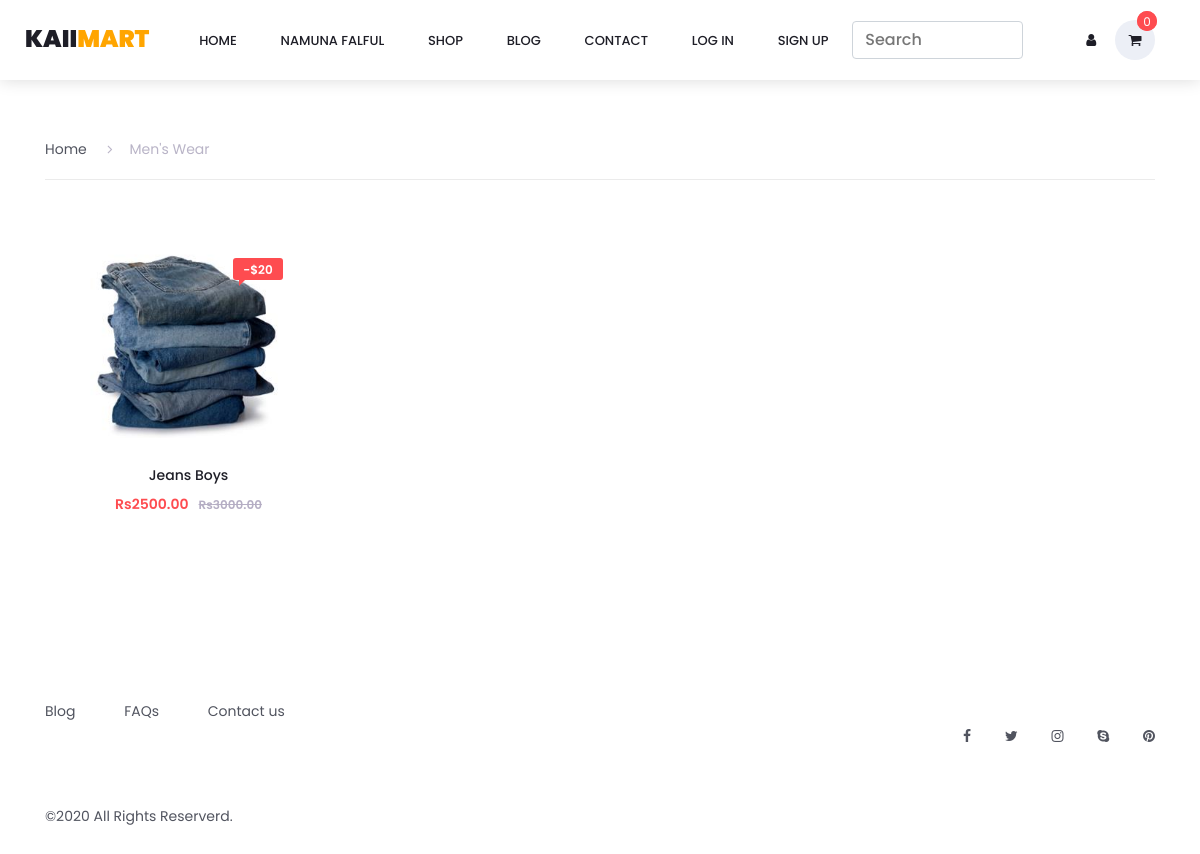
/product/catproduct/1, run on the app's committed database.
### product/models.py (models this page shows, shortened)
class Product(models.Model):
    category = models.ForeignKey(Category, on_delete=models.SET_NULL, null=True)
    title = models.CharField(max_length= 100)
    price = models.DecimalField(decimal_places=2, max_digits=9, default=0.00)
    size = models.CharField(choices=SIZE_CHOICES, max_length=11, default='Select Size', blank=True, null=True)
    color = models.CharField(max_length=30, null=True, blank=True)
    description = models.TextField()
    image = models.ImageField(upload_to=get_image_path, blank=True,  null=True)
    video = EmbedVideoField(blank=True)
    discount_price = models.DecimalField(decimal_places=2, max_digits=8, default=0.00)
    available = models.CharField(choices=AVAILABLE_CHOICES, max_length=20, default='Select Option', null=True, blank=True)
    date_created = models.DateTimeField(auto_now_add=True)
    date_updated = models.DateTimeField(auto_now=True)
    slug = models.SlugField(max_length=100, unique=True)
    is_namuna_falful = models .BooleanField(default=False)
    supplier = models.ForeignKey(USER, on_delete=models.SET_NULL, null=True)
    season_choice = models.CharField(choices=SEASON_CHOICES, max_length=10, default='any')
    tags = models.ManyToManyField(Tag, blank=True, related_name='products')
    @property
    def price_after_discount(self):
        x = self.price - self.discount_price
        return x
    @property
    def imageURL(self):
        try:
            url = self.image.url
        except:
            url = ''
        return url

class Category(MPTTModel):
    parent = TreeForeignKey('self', on_delete=models.CASCADE, related_name='children', blank=True, null=True)
    title = models.CharField(max_length=100)
    slug = models.SlugField(null=False, unique=True)
    image = models.ImageField(upload_to=get_catimage_path, blank=True, null=True)
    date_created = models.DateTimeField(auto_now_add=True)
    date_updated = models.DateTimeField(auto_now=True)
    class MPTTMeta:
        order_insertion_by = ['title']
    def __str__(self):
        full_path = [self.title]
        k = self.parent
        while k is not None:
            full_path.append(k.title)
            k = k.parent
        return ' / '.join(full_path[::-1])

### product/views.py (the view)
# urls.py: path('catproduct/<str:pk>', CategoryProductView.as_view(), name='cat-product'),
class CategoryProductView(ListView):
    model = Category
    template_name = 'product/category_wise_product.html'
    def get_context_data(self, **kwargs):
        context = super().get_context_data(**kwargs)
        category = self.kwargs['pk']
        qs = Product.objects.filter(category=category)
        context['product'] = qs
        return context

### templates/product/category_wise_product.html (shortened to what this page needs)
{% extends 'base.html' %}
{% load static %}
{% load custom_tags %}
{% block css %}
<link rel="stylesheet" type="text/css" href="{% static 'coloshop/plugins/jquery-ui-1.12.1.custom/jquery-ui.css' %}">
<link rel="stylesheet" type="text/css" href="{% static 'coloshop/styles/categories_styles.css' %}">
<link rel="stylesheet" type="text/css" href="{% static 'coloshop/styles/categories_responsive.css' %}">
{% endblock %}
{% block main %}
    <div class="container product_section_container">
      <div class="row">
        <div class="col product_section clearfix">
          <div class="breadcrumbs d-flex flex-row align-items-center" style="margin-top: -30px;">
            <ul>
              <li><a href="{% url 'home' %}">Home</a></li>
              <li class="active"><a href=""><i class="fa fa-angle-right" aria-hidden="true"></i>{{product.first.category}}</a></li>
            </ul>
          </div>
          <div class="main_content">
            <div class="products_iso">
              <div class="row">
                <div class="col">
                  <div class="product-grid">
                    {% for item in product %}
                    <div class="product-item mb-5">
                      <div class="product discount product_filter">
                        <div class="product_image">
                          <img src="{{item.imageURL}}" alt="">
                        </div>
                        <div class="product_bubble product_bubble_right product_bubble_red d-flex flex-column align-items-center"><span>-$20</span></div>
                        <div class="product_info">
                          <h6 class="product_name"><a href="{% url 'product:detail' item.id %}">{{item.title}}</a></h6>
                          <div class="product_price">Rs{{item.price_after_discount}}<span>Rs{{item.price}}</span></div>
                        </div>
                      </div>
                    </div>
                    {% endfor %}
                  </div>
                </div>
              </div>
            </div>
          </div>
        </div>
      </div>
    </div>
{% endblock %}

### static/coloshop/styles/main_styles.css (style rules this page uses)
* { margin: 0; padding: 0; }
body { font-family: 'Poppins', sans-serif; font-size: 14px; line-height: 23px; font-weight: 400; background: #FFFFFF; color: #1e1e27; }
div { display: block; position: relative; -webkit-box-sizing: border-box; -moz-box-sizing: border-box; box-sizing: border-box; }
ul { list-style: none; margin-bottom: 0px; }
a, a:hover, a:visited, a:active, a:link { text-decoration: none; -webkit-font-smoothing: antialiased; -webkit-text-shadow: rgba(0,0,0,.01) 0 0 1px; text-shadow: rgba(0,0,0,.01) 0 0 1px; }
h6 { font-size: 14px; }
h1, h2, h3, h4, h5, h6 { color: #282828; -webkit-font-smoothing: antialiased; -webkit-text-shadow: rgba(0,0,0,.01) 0 0 1px; text-shadow: rgba(0,0,0,.01) 0 0 1px; }
.clearfix::before, .clearfix::after { content: ""; display: table; }
.clearfix::after { clear: both; }
.clearfix { zoom: 1; }
.product-grid { width: 100%; margin-top: 57px; }
.product-item { width: 20%; height: 380px; cursor: pointer; }
.product-item::after { display: block; position: absolute; top: 0; left: -1px; width: calc(100% + 1px); height: 100%; pointer-events: none; content: ''; border: solid 2px rgba(235,235,235,0); border-radius: 3px; -webkit-transition: all 0.3s ease; -moz-transition: all 0.3s ease; -ms-transition: all 0.3s ease; -o-transition: all 0.3s ease; transition: all 0.3s ease; }
.product { width: 100%; height: 340px; border-right: solid 1px #e9e9e9; }
.product_image { width: 100%; }
.product_image img { width: 100%; }
.product_info { text-align: center; padding-left: 10px; padding-right: 10px; }
.product_name { margin-top: 27px; }
.product_name a { color: #1e1e27; line-height: 20px; }
.discount .product_info .product_price { font-size: 14px; }
.product_price { font-size: 16px; color: #fe4c50; font-weight: 600; }
.product_price span { font-size: 12px; margin-left: 10px; color: #b5aec4; text-decoration: line-through; }
.product_bubble { position: absolute; top: 15px; width: 50px; height: 22px; border-radius: 3px; text-transform: uppercase; }
.product_bubble span { font-size: 12px; font-weight: 600; color: #FFFFFF; }
.product_bubble_right::after { content: ' '; position: absolute; width: 0; height: 0; left: 6px; right: auto; top: auto; bottom: -6px; border: 6px solid; }
.product_bubble_red::after { border-color: transparent transparent transparent #fe4c50; }
.product_bubble_red { background: #fe4c50; }
.product_bubble_right { right: 15px; }

### static/coloshop/styles/categories_styles.css (style rules this page uses)
.breadcrumbs { width: 100%; height: 60px; border-bottom: solid 1px #ebebeb; margin-bottom: 58px; }
.breadcrumbs ul li { display: inline-block; margin-right: 17px; }
.breadcrumbs ul li.active a { color: #b9b4c7; }
.breadcrumbs ul li i { margin-right: 17px; }
.breadcrumbs ul li a { color: #51545f; }
.product_section_container { margin-top: 150px; }
.main_content { float: left; width: calc(100% - 200px); padding-left: 34px; }
.product-grid { width: 100%; margin-top: 5px; }
.product-item { width: 25%; height: 380px; cursor: pointer; }
.product-item::after { display: block; position: absolute; top: 0; left: -1px; width: calc(100% + 1px); height: 100%; pointer-events: none; content: ''; border: solid 2px rgba(235,235,235,0); border-radius: 3px; -webkit-transition: all 0.3s ease; -moz-transition: all 0.3s ease; -ms-transition: all 0.3s ease; -o-transition: all 0.3s ease; transition: all 0.3s ease; }
.product { width: 100%; height: 340px; border-right: solid 1px #e9e9e9; }
.product_image { width: 100%; }
.product_info { text-align: center; padding-left: 10px; padding-right: 10px; }
.product_name { margin-top: 27px; }
.product_name a { color: #1e1e27; line-height: 20px; }
.discount .product_info .product_price { font-size: 14px; }
.product_price { font-size: 16px; color: #fe4c50; font-weight: 600; }
.product_price span { font-size: 12px; margin-left: 10px; color: #b5aec4; text-decoration: line-through; }
.product_bubble { position: absolute; top: 15px; width: 50px; height: 22px; border-radius: 3px; text-transform: uppercase; }
.product_bubble span { font-size: 12px; font-weight: 600; color: #FFFFFF; }
.product_bubble_right::after { content: ' '; position: absolute; width: 0; height: 0; left: 6px; right: auto; top: auto; bottom: -6px; border: 6px solid; }
.product_bubble_red::after { border-color: transparent transparent transparent #fe4c50; }
.product_bubble_red { background: #fe4c50; }
.product_bubble_right { right: 15px; }

### data on the page
Product: first.category "Men's Wear", imageURL (picture), title "Jeans Boys", price_after_discount "2500.00", price "3000.00"
